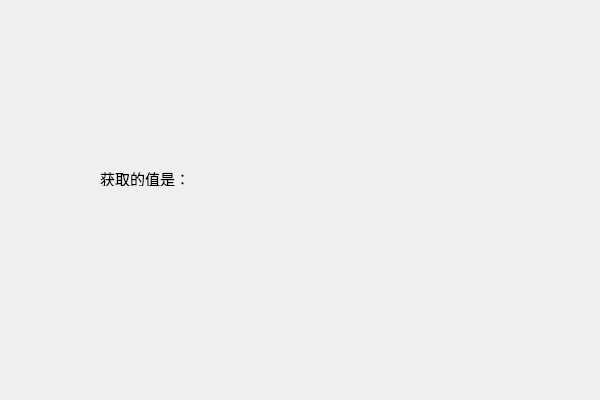
<?xml version="1.0" encoding="UTF-8"?>
<ui version="4.0">
 <class>MyWidgetClass</class>
 <widget class="QWidget" name="MyWidgetClass">
  <property name="geometry">
   <rect>
    <x>0</x>
    <y>0</y>
    <width>600</width>
    <height>400</height>
   </rect>
  </property>
  <property name="windowTitle">
   <string>MyWidget</string>
  </property>
  <widget class="QLabel" name="label">
   <property name="geometry">
    <rect>
     <x>100</x>
     <y>170</y>
     <width>151</width>
     <height>16</height>
    </rect>
   </property>
   <property name="font">
    <font>
     <pointsize>11</pointsize>
    </font>
   </property>
   <property name="text">
    <string>获取的值是：</string>
   </property>
  </widget>
 </widget>
 <layoutdefault spacing="6" margin="11"/>
 <resources>
  <include location="MyWidget.qrc"/>
 </resources>
 <connections/>
</ui>
